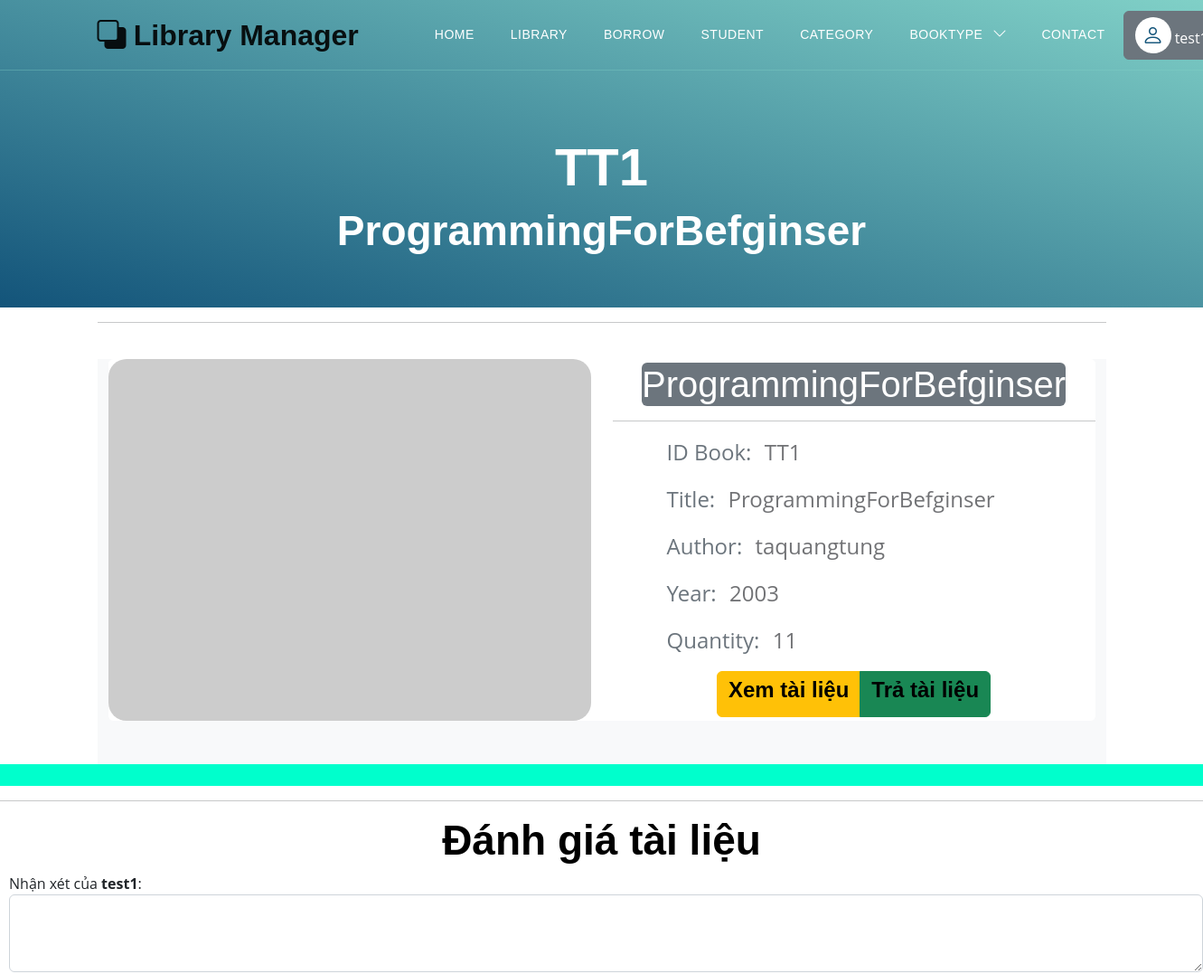
/books/detail_book?choice_book=TT1 (signed in, upper part), run on an earlier commit of the app's database.
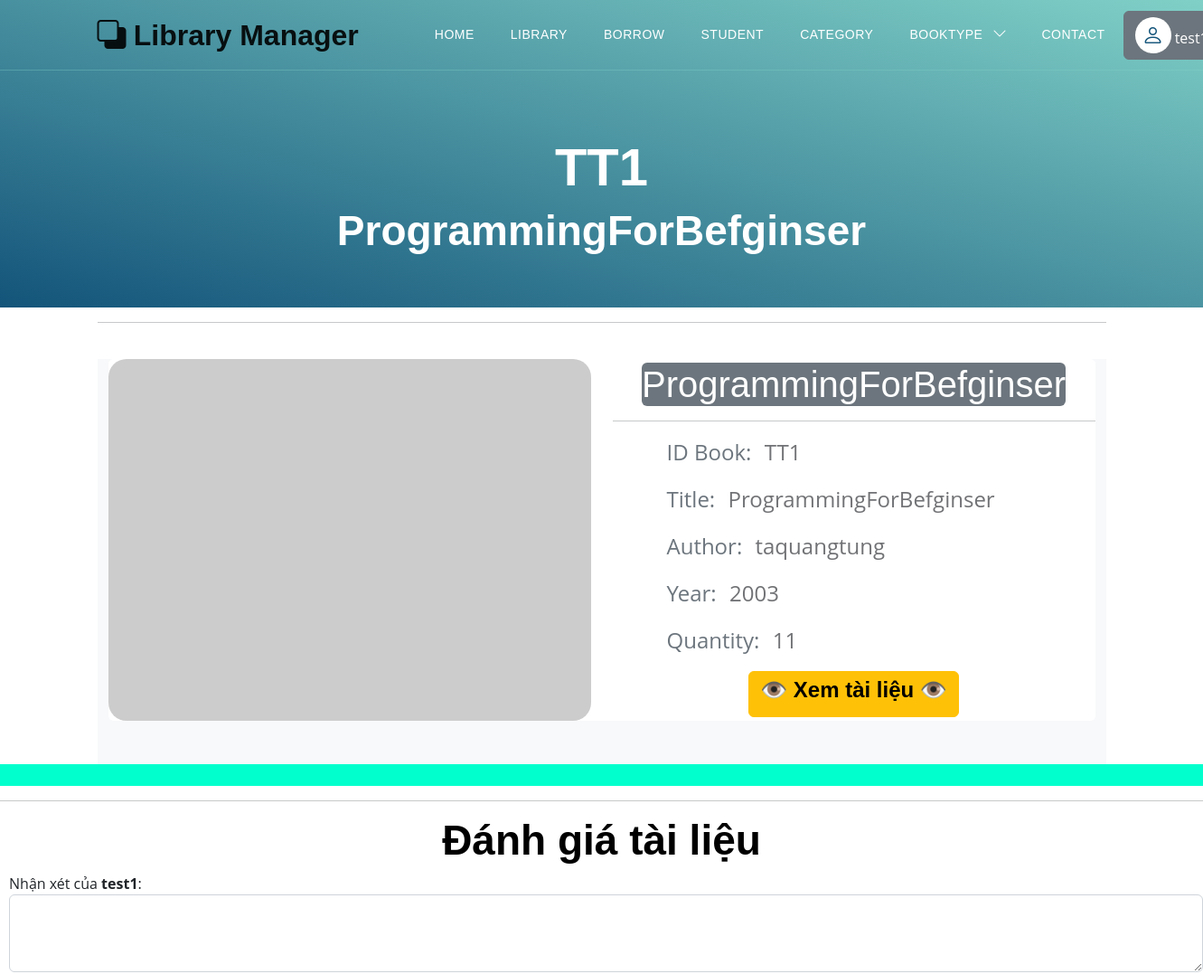
And on a later commit of the database.
### routers/book.py (the view)
@router.get('/books/detail_book', response_class=HTMLResponse)
async def get_book_detail(request: Request, token: str = Cookie(None), choice_book: Optional[str] = None, db: Session = Depends(models.get_db)):
    mean_star = function.get_mean_star(db)
    all_category2 = db.query(models.Category).filter(models.Category.delete_flag != 1).all()
    this_book_mean_star = function.get_mean_star_for_book(choice_book, db)
    this_book_choice = db.query(models.Book).filter(models.Book.id_book == choice_book,
                                                    models.Book.delete_flag == 0).first()
    this_comment_book = db.query(models.CommentBook, models.User).join(
        models.User, models.CommentBook.username_id == models.User.username).filter(
            models.CommentBook.book_id == choice_book,
            models.CommentBook.delete_flag == False
    ).order_by(desc(models.CommentBook.insert_at)).all()
    if this_book_choice:
        if token:
            try:
                decodeJSON = jwt.decode(token, "secret", algorithms=["HS256"])
                username = decodeJSON["username"]
                user = function.get_user(db, username)
                this_user_borrow = db.query(models.BorrowBook).filter(models.BorrowBook.username_id == username,
                                                                      models.BorrowBook.book_id == choice_book,
                                                                      models.BorrowBook.status == 1).all()
                if this_user_borrow != []:
                    this_user_borrow = this_user_borrow[0]
                    return templates.TemplateResponse("books/book_detail.html", {
                        "request": request,
                        "user": user,
                        "mean_star": mean_star,
                        "all_category2": all_category2,
                        "this_book_choice": this_book_choice,
                        "this_user_borrow": this_user_borrow,
                        "this_comment_book": this_comment_book,
                        "this_book_mean_star": this_book_mean_star})
                else:
                    return templates.TemplateResponse("books/book_detail.html", {
                        "request": request,
                        "user": user,
                        "mean_star": mean_star,
                        "all_category2": all_category2,
                        "this_book_choice": this_book_choice,
                        "this_comment_book": this_comment_book,
                        "this_book_mean_star": this_book_mean_star})
            except:
                return templates.TemplateResponse("errors/error_template.html", {"request": request,
                                                                             "mean_star": mean_star,
                                                                             "error": "Page not found"})
        else:
            return templates.TemplateResponse("books/book_detail.html", {
                    "request": request,
                    "mean_star": mean_star,
                    "all_category2": all_category2,
                    "this_book_choice": this_book_choice,
                    "this_comment_book": this_comment_book,
                    "this_book_mean_star": this_book_mean_star})
    else:
        return templates.TemplateResponse("errors/error_template.html", {"request": request,
                                                                  "mean_star": mean_star,
                                                                  "error": "Page Not Found"})

### templates/books/book_detail.html (shortened to what the changed rows need)
{% extends "base.html" %}
{% block content %}
<section class="hero-section d-flex justify-content-center align-items-center" id="section_1"
    style="padding-bottom: 25px;">
    <div class="container">
        <div class="row">
            <div class="col-lg-8 col-12 mx-auto">
                <h1 class="text-white text-center"> {{this_book_choice.id_book}} </h1>
                <h2 class="text-white text-center"> {{this_book_choice.title}} </h2>
                <br>
            </div>
        </div>
    </div>
</section>
<div class="container" style="text-align: center;">
    <hr> <br>
    <section class="bg-light">
        <div class="container">
            <div class="row">
                <div class="col-lg-12 mb-4 mb-sm-5">
                    <div class="card card-style1 border-0">
                        <div class="card card-style1 border-0">
                            <div class="row align-items-center">
                                <div class="col-lg-6 px-xl-10">
                                    <div class="bg-secondary d-lg-inline-block py-1-9 px-1-9 px-sm-6 mb-1-9 rounded">
                                        <h1 class="h1 text-white mb-0"> {{this_book_choice.title}} </h1>
                                    </div>
                                    {% if request.cookies.get('token') %}
                                        {% if user.role != 0 %}
                                            <button type="button" class="btn btn-warning">
                                                <a href="/static/media/{{this_book_choice.pdf_book}}" target="_blank", style="color: black;"> <h5>👁️ Xem tài liệu 👁️</h5> </a>
                                            </button>
                                        {% else %}
                                            {% if this_book_choice.insert_id == request.cookies.get('username') %}
                                                <button type="button" class="btn btn-warning">
                                                    <a href="/static/media/{{this_book_choice.pdf_book}}" target="_blank", style="color: black;"> <h5>👁️ Xem tài liệu 👁️</h5> </a>
                                                </button>
                                            {% else %}
                                                {% if this_book_choice.quantity_amount > 0 %}
                                                    {% if this_user_borrow %}
                                                    <div class="btn-group" role="group" aria-label="Basic mixed styles example">
                                                        <button type="button" class="btn btn-warning">
                                                            <a href="/static/media/{{this_book_choice.pdf_book}}" target="_blank", style="color: black;"> <h5>Xem tài liệu</h5> </a>
                                                        </button>
                                                        <button type="button" class="btn btn-success">
                                                            <a href="/books/restore_book?borrow_book_id={{this_book_choice.id_book}}" style="color: black;"> <h5>Trả tài liệu</h5> </a>
                                                        </button>
                                                    </div>
                                                    {% else %}
                                                    <button type="button" class="btn btn-primary">
                                                    <a href="/books/borrow_book?borrow_book_id={{this_book_choice.id_book}}" style="color: black;"> <h5>👁️ Mượn sách 👁️ </h5> </a>
                                                    </button>
                                                    {% endif %}
                                                {% endif %}
                                            {% endif %}
                                        {% endif %}
                                    {% else %}
                                    <h5> 🔐 Bạn chưa có tài khoản 🔐 </h5>
                                    {% endif %}
                                </div>
                            </div>
                        </div>
                    </div>
                </div>
            </div>
        </div>
    </section>
</div>
{% if request.cookies.get('token') %}
<h2 style="text-align: center;"> Đánh giá tài liệu </h2>
{% endif %}
<br>
<link rel="stylesheet" href="https://cdnjs.cloudflare.com/ajax/libs/font-awesome/4.7.0/css/font-awesome.min.css">
{% endblock content %}

What changed in the data, as far as the page shows it:
changed User "test1": role 0 → 1 (drawn)
Also different on the page:
text no longer shown: "Xem tài liệu Trả tài liệu"
text now shown: "👁️ Xem tài liệu 👁️"
